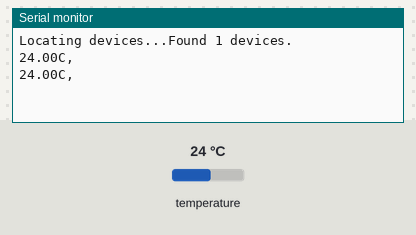
A sketch run on a simulated Arduino Uno, built with avr-gcc and run on an emulated ATmega328P. Parts: the last lines printed to the serial monitor. The inputs (shaded band) are chosen by the test bench; at power-on: temperature 24 °C.

Above: at 2.3 s.
2.4 s: temperature set to 12 °C
At 2.4 s:
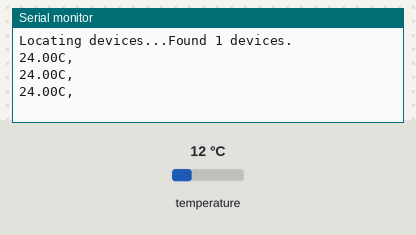
3.9 s: temperature set to 19 °C
At 3.9 s:
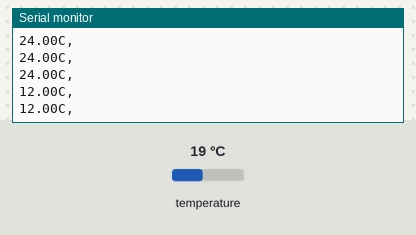
Timing chart, 0 to 6.9 s (numbered marks = the images above; inputs shaded):
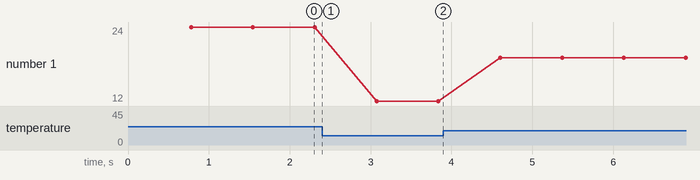

Measured:
- plotted number 1: 24 → 12 after the input at 2.4 s, 12 → 19 after the input at 3.9 s

The sketch:

One_wire_sensors.ino
```cpp
#include <OneWire.h>
#include <DallasTemperature.h>

// Data wire is plugged into digital pin 2 on the Arduino
#define ONE_WIRE_BUS 2

// Setup a oneWire instance to communicate with any OneWire device
OneWire oneWire(ONE_WIRE_BUS);

// Pass oneWire reference to DallasTemperature library
DallasTemperature sensors(&oneWire);

int deviceCount = 0;
float tempC;

void setup(void)
{
  sensors.begin();	// Start up the library
  Serial.begin(115200);

  // locate devices on the bus
  Serial.print("Locating devices...");
  Serial.print("Found ");
  deviceCount = sensors.getDeviceCount();
  Serial.print(deviceCount, DEC);
  Serial.println(" devices.");
  Serial.println("");
}

void loop(void)
{
  // Send command to all the sensors for temperature conversion
  sensors.requestTemperatures();

  // Display temperature from each sensor
  for (int i = 0;  i < deviceCount;  i++)
  {
    // Serial.print("Sensor ");
    // Serial.print(i+1);
    // Serial.print(" : ");
    tempC = sensors.getTempCByIndex(i);
    Serial.print(tempC);

    // Serial.print((char)176);//shows degrees character
    Serial.print("C");
    if (i == 0) {
    Serial.print(",");
    }
    // Serial.print("C  |  ");
    // Serial.print(DallasTemperature::toFahrenheit(tempC));
    // Serial.print((char)176);//shows degrees character
    // Serial.println("F");
  }

  Serial.println("");
  // delay(100);
}
```
